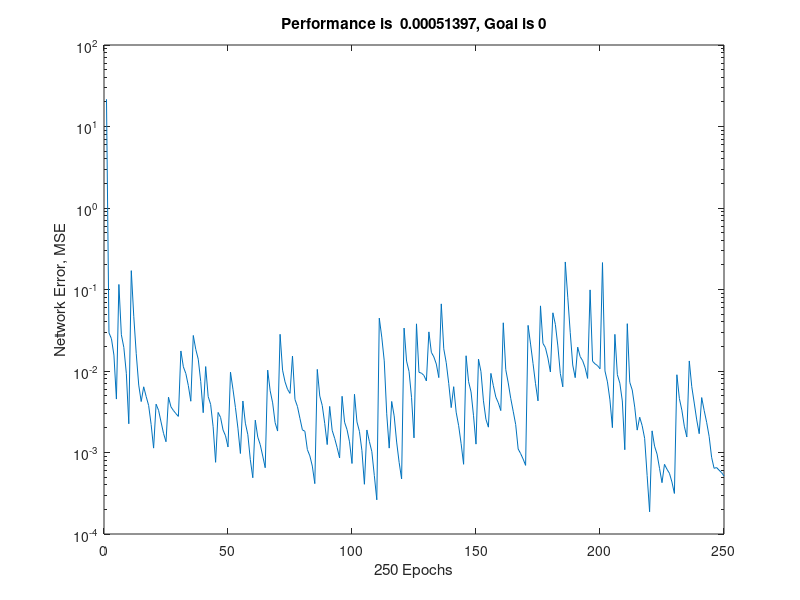

The MATLAB source for this figure:
elman_data = ...
[ 21.6103,  1484.97/1e-006 ;...
 0.0294067,  5.04201/1e-006 ;...
 0.024902,  2.74718/1e-006 ;...
 0.0156863,  1.91218/1e-006 ;...
 0.00452622,  0.727853/1e-006 ;...
 0.115319,  53.2917/1e-006 ;...
 0.0278517,  13.2873/1e-006 ;...
 0.0194319,  4.0552/1e-006 ;...
 0.00937729,  1.53449/1e-006 ;...
 0.00225194,  0.314394/1e-006 ;...
 0.170359,  76.1564/1e-006 ;...
 0.0469225,  7.72195/1e-006 ;...
 0.0162997,  2.94074/1e-006 ;...
 0.00672679,  0.708123/1e-006 ;...
 0.00421966,  0.270767/1e-006 ;...
 0.00639964,  6.57634/1e-006 ;...
 0.0048657,  1.70062/1e-006 ;...
 0.00377372,  0.814672/1e-006 ;...
 0.00221223,  0.428732/1e-006 ;...
 0.00113204,  0.149834/1e-006 ;...
 0.00391729,  3.69826/1e-006 ;...
 0.00329595,  2.20988/1e-006 ;...
 0.00236674,  0.712541/1e-006 ;...
 0.00171896,  0.238706/1e-006 ;...
 0.00135525,  0.22754/1e-006 ;...
 0.00477284,  7.84267/1e-006 ;...
 0.00363117,  2.56983/1e-006 ;...
 0.00327534,  0.55749/1e-006 ;...
 0.00299978,  0.196617/1e-006 ;...
 0.00277468,  0.112591/1e-006 ;...
 0.017621,  17.0769/1e-006 ;...
 0.0112571,  3.90483/1e-006 ;...
 0.00930006,  1.09526/1e-006 ;...
 0.00663057,  0.605105/1e-006 ;...
 0.00425744,  0.340926/1e-006 ;...
 0.0272906,  22.8137/1e-006 ;...
 0.01846,  6.27184/1e-006 ;...
 0.0139676,  1.85244/1e-006 ;...
 0.00743514,  0.973151/1e-006 ;...
 0.00307946,  0.279797/1e-006 ;...
 0.0113348,  22.1545/1e-006 ;...
 0.00486146,  2.24191/1e-006 ;...
 0.00389131,  1.02455/1e-006 ;...
 0.00207193,  0.630819/1e-006 ;...
 0.000757923,  0.147548/1e-006 ;...
 0.00310072,  3.81301/1e-006 ;...
 0.00269659,  5.37624/1e-006 ;...
 0.00189076,  0.513577/1e-006 ;...
 0.00160313,  0.339764/1e-006 ;...
 0.00116898,  0.186186/1e-006 ;...
 0.00967617,  13.2998/1e-006 ;...
 0.0059757,  4.33167/1e-006 ;...
 0.00356253,  1.2129/1e-006 ;...
 0.00198903,  0.376832/1e-006 ;...
 0.00097259,  0.400019/1e-006 ;...
 0.00428446,  9.50374/1e-006 ;...
 0.00228933,  1.57264/1e-006 ;...
 0.0016543,  0.656557/1e-006 ;...
 0.000816847,  0.271314/1e-006 ;...
 0.000490226,  0.1417/1e-006 ;...
 0.00249384,  7.8146/1e-006 ;...
 0.0015471,  1.92772/1e-006 ;...
 0.00124608,  0.423383/1e-006 ;...
 0.000906339,  0.208247/1e-006 ;...
 0.000650572,  0.102529/1e-006 ;...
 0.0102598,  11.6051/1e-006 ;...
 0.00571594,  2.60088/1e-006 ;...
 0.00406577,  0.934599/1e-006 ;...
 0.00232567,  0.33609/1e-006 ;...
 0.00183362,  0.152731/1e-006 ;...
 0.0282078,  30.4792/1e-006 ;...
 0.0102456,  3.1505/1e-006 ;...
 0.00735787,  0.90387/1e-006 ;...
 0.00596292,  0.332749/1e-006 ;...
 0.00531306,  0.156391/1e-006 ;...
 0.0152698,  24.9226/1e-006 ;...
 0.00447953,  2.01503/1e-006 ;...
 0.00367056,  0.718811/1e-006 ;...
 0.00262725,  0.346439/1e-006 ;...
 0.00189542,  0.164342/1e-006 ;...
 0.00182133,  6.27333/1e-006 ;...
 0.00108619,  2.14252/1e-006 ;...
 0.000909676,  0.522364/1e-006 ;...
 0.000681339,  0.241115/1e-006 ;...
 0.000415014,  0.0967749/1e-006 ;...
 0.0104657,  17.7865/1e-006 ;...
 0.0049347,  3.56068/1e-006 ;...
 0.00378057,  1.12701/1e-006 ;...
 0.00227381,  0.643183/1e-006 ;...
 0.00125124,  0.257606/1e-006 ;...
 0.00367811,  9.03771/1e-006 ;...
 0.00187086,  2.29078/1e-006 ;...
 0.00149445,  0.488416/1e-006 ;...
 0.00114945,  0.23676/1e-006 ;...
 0.000858103,  0.116843/1e-006 ;...
 0.00489588,  12.3772/1e-006 ;...
 0.00235407,  2.76428/1e-006 ;...
 0.0019056,  0.507807/1e-006 ;...
 0.00135167,  0.336737/1e-006 ;...
 0.000733104,  0.138793/1e-006 ;...
 0.00518527,  11.234/1e-006 ;...
 0.00237324,  0.939483/1e-006 ;...
 0.0018141,  0.701276/1e-006 ;...
 0.00105462,  0.371753/1e-006 ;...
 0.000407602,  0.149576/1e-006 ;...
 0.00189028,  4.98565/1e-006 ;...
 0.00136631,  1.60601/1e-006 ;...
 0.00102448,  0.481956/1e-006 ;...
 0.000521436,  0.255475/1e-006 ;...
 0.000262686,  0.0763963/1e-006 ;...
 0.0445393,  30.4416/1e-006 ;...
 0.0260644,  6.03101/1e-006 ;...
 0.0133161,  2.63786/1e-006 ;...
 0.00298471,  0.649418/1e-006 ;...
 0.00113205,  0.38669/1e-006 ;...
 0.00423073,  6.71606/1e-006 ;...
 0.00281414,  3.70832/1e-006 ;...
 0.001344,  0.862674/1e-006 ;...
 0.000757658,  0.252936/1e-006 ;...
 0.000474465,  0.610364/1e-006 ;...
 0.0336452,  34.0946/1e-006 ;...
 0.0132392,  3.45224/1e-006 ;...
 0.00987552,  1.48484/1e-006 ;...
 0.00474995,  0.793705/1e-006 ;...
 0.00151127,  0.227072/1e-006 ;...
 0.0379008,  41.356/1e-006 ;...
 0.00964315,  1.80702/1e-006 ;...
 0.00941094,  2.26282/1e-006 ;...
 0.00882434,  0.745589/1e-006 ;...
 0.00754353,  0.576357/1e-006 ;...
 0.0302003,  25.8761/1e-006 ;...
 0.016939,  6.23152/1e-006 ;...
 0.0149062,  1.14249/1e-006 ;...
 0.0121682,  0.894193/1e-006 ;...
 0.00830137,  0.406029/1e-006 ;...
 0.0666175,  48.0759/1e-006 ;...
 0.0187424,  11.6506/1e-006 ;...
 0.0126295,  2.92235/1e-006 ;...
 0.00705131,  1.04618/1e-006 ;...
 0.00355437,  0.288136/1e-006 ;...
 0.00641889,  11.2972/1e-006 ;...
 0.00312234,  2.83829/1e-006 ;...
 0.00213484,  0.698631/1e-006 ;...
 0.00128319,  0.293458/1e-006 ;...
 0.000716754,  0.149118/1e-006 ;...
 0.0153822,  19.5619/1e-006 ;...
 0.00741822,  1.81675/1e-006 ;...
 0.00554525,  1.07181/1e-006 ;...
 0.00282462,  0.543242/1e-006 ;...
 0.00126694,  0.185979/1e-006 ;...
 0.0139936,  12.4987/1e-006 ;...
 0.00982285,  8.11089/1e-006 ;...
 0.00430664,  2.08414/1e-006 ;...
 0.00255832,  0.316149/1e-006 ;...
 0.00204629,  1.47264/1e-006 ;...
 0.00934818,  5.18874/1e-006 ;...
 0.00659618,  2.6784/1e-006 ;...
 0.00478217,  0.563556/1e-006 ;...
 0.00407206,  0.330936/1e-006 ;...
 0.00326858,  0.181854/1e-006 ;...
 0.0390383,  37.1804/1e-006 ;...
 0.0103823,  3.07088/1e-006 ;...
 0.0071343,  1.21496/1e-006 ;...
 0.00461885,  0.446107/1e-006 ;...
 0.00320641,  0.261217/1e-006 ;...
 0.00220237,  7.39808/1e-006 ;...
 0.00110483,  2.05499/1e-006 ;...
 0.000969244,  0.510144/1e-006 ;...
 0.000831124,  0.199649/1e-006 ;...
 0.000695194,  0.0785787/1e-006 ;...
 0.0362874,  25.106/1e-006 ;...
 0.0213969,  10.7628/1e-006 ;...
 0.0123379,  3.09575/1e-006 ;...
 0.00698756,  0.738119/1e-006 ;...
 0.00430087,  0.321527/1e-006 ;...
 0.0629689,  43.7179/1e-006 ;...
 0.0218102,  1.657/1e-006 ;...
 0.0193264,  1.32926/1e-006 ;...
 0.0144155,  0.8557/1e-006 ;...
 0.00972042,  0.367966/1e-006 ;...
 0.0517654,  8.20486/1e-006 ;...
 0.037323,  11.979/1e-006 ;...
 0.0203163,  2.89732/1e-006 ;...
 0.00933068,  0.837973/1e-006 ;...
 0.00639097,  0.872437/1e-006 ;...
 0.217698,  74.3869/1e-006 ;...
 0.0805637,  8.71281/1e-006 ;...
 0.0295344,  3.78248/1e-006 ;...
 0.0118604,  0.904451/1e-006 ;...
 0.00828595,  0.287806/1e-006 ;...
 0.019626,  14.3654/1e-006 ;...
 0.0150094,  4.34745/1e-006 ;...
 0.0133931,  1.01574/1e-006 ;...
 0.010962,  0.585863/1e-006 ;...
 0.00811182,  0.294247/1e-006 ;...
 0.0989094,  61.3447/1e-006 ;...
 0.0131636,  5.02123/1e-006 ;...
 0.0122457,  1.54396/1e-006 ;...
 0.0116442,  0.430987/1e-006 ;...
 0.0106495,  0.338016/1e-006 ;...
 0.213901,  100.18/1e-006 ;...
 0.0100222,  2.78958/1e-006 ;...
 0.00735236,  3.27347/1e-006 ;...
 0.00442756,  1.023/1e-006 ;...
 0.0020182,  0.438317/1e-006 ;...
 0.0281579,  31.6432/1e-006 ;...
 0.00900481,  6.30969/1e-006 ;...
 0.00708872,  1.7364/1e-006 ;...
 0.00428782,  0.842601/1e-006 ;...
 0.0010815,  0.308605/1e-006 ;...
 0.0380698,  38.6207/1e-006 ;...
 0.00726894,  3.39244/1e-006 ;...
 0.00584206,  1.12228/1e-006 ;...
 0.00360659,  0.592343/1e-006 ;...
 0.00188229,  0.235139/1e-006 ;...
 0.00270919,  4.53528/1e-006 ;...
 0.00213733,  1.25472/1e-006 ;...
 0.00149154,  0.650534/1e-006 ;...
 0.000523477,  0.306157/1e-006 ;...
 0.0001874,  0.0718332/1e-006 ;...
 0.00184312,  6.1609/1e-006 ;...
 0.00119583,  1.05481/1e-006 ;...
 0.000956088,  0.399406/1e-006 ;...
 0.000639719,  0.188976/1e-006 ;...
 0.000426376,  0.0812591/1e-006 ;...
 0.000716326,  1.7701/1e-006 ;...
 0.000623406,  0.481338/1e-006 ;...
 0.000555596,  0.55277/1e-006 ;...
 0.000434644,  0.209098/1e-006 ;...
 0.000314459,  0.087453/1e-006 ;...
 0.00899571,  14.3553/1e-006 ;...
 0.00460395,  1.27742/1e-006 ;...
 0.0033137,  0.808913/1e-006 ;...
 0.00210217,  0.303571/1e-006 ;...
 0.00155041,  0.120638/1e-006 ;...
 0.013283,  17.3632/1e-006 ;...
 0.0064226,  6.0918/1e-006 ;...
 0.00404068,  0.958145/1e-006 ;...
 0.00251176,  0.393567/1e-006 ;...
 0.00170127,  0.210937/1e-006 ;...
 0.00472163,  7.46806/1e-006 ;...
 0.00328299,  4.30198/1e-006 ;...
 0.00234741,  1.01182/1e-006 ;...
 0.00157987,  0.366485/1e-006 ;...
 0.000874413,  0.135403/1e-006 ;...
 0.000639602,  0.509534/1e-006 ;...
 0.000653738,  1.32778/1e-006 ;...
 0.000607308,  0.209068/1e-006 ;...
 0.000567604,  0.102267/1e-006 ;...
 0.00051397,  0.0467338/1e-006 ];

semilogy(elman_data(1:250,1))
title('Performance is  0.00051397, Goal is 0')
xlabel('250 Epochs')
ylabel('Network Error, MSE')
